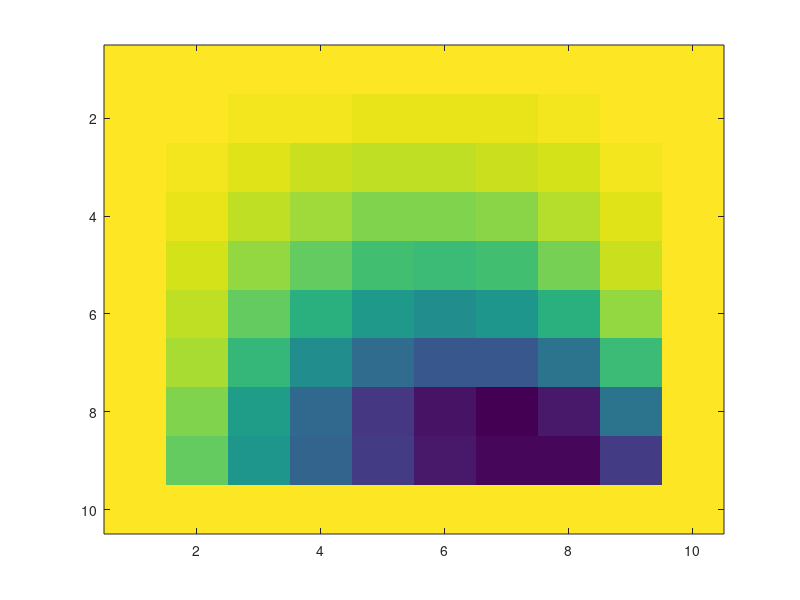

Write MATLAB code to recreate this figure. (Note: this script raises an error after producing the figure.)
clc;
clear;
close all;

Lx = 1;
Ly = 1;

Ny = 10;
Nx = 10;

dx = Lx/(Nx-1);
dy = Ly/(Ny-1);
dx2 = dx^2;
dy2 = dy^2;

U = 1;
Re = 100;
dt = (Re * dx * dy)/(4 * 32);

subpdiags = ones(1, (Ny-2) * (Nx-2) - 1) * (-1/dy2);
subpdiags(Ny-2:Ny-2:end) = 0;

A = diag(ones(1, (Ny-2) * (Nx-2)) * (2/(dx2) + 2/(dy2))) + ... 
    diag(subpdiags, 1) + diag(subpdiags, -1) + ...
    diag(ones(1, (Ny-3) * (Nx-2)) * -1/dy2, Ny-2) + diag(ones(1, (Ny-3) * (Nx-2)) * -1/dy2, -(Ny-2));

A = sparse(A);

v = zeros(Ny, Nx);
s = zeros(Ny, Nx);
% v = [0 0 0 0 0; 0 0 0 0 0; 0 0 0 0 0; 0 -0.0128 -0.0128205 -0.0128205 0; 0 -8 -8 -8 0];
% v_vec = reshape(v, [Nx * Ny, 1]);
% 
% psi = inv(A) * v_vec;
% 
% s = reshape(psi, [Ny, Nx]);
% s0 = s;
% disp(s);

%% Implementing algorithm in MATLAB

for i = 1:100
% Update vorticity boundary conditions

% Top
v(Ny, :) = (s(Ny, :) - s(Ny-1, :)) * (2/dy2) - (2 * U)/dy;

% Bottom
v(1, :) = (s(1, :) - s(2, :)) * (2/dy2);

% Left
v(:, 1) = (s(:, 1) - s(:, 2)) * (2/dx2);

% Right
v(:, Nx) = (s(:, Nx) - s(:, Nx-1)) * (2/dx2);

% Calculate interior vorticity
for i = 2:Nx-1
    for j = 2:Ny-1
        v(j, i) = -(((s(j, i+1) - 2 * s(j, i) + s(j, i-1))/(dx2)) + ((s(j+1, i) - 2 * s(j, i) + s(j-1, i))/(dy2)));
    end
end

% Calculate new vorticity

for i = 2:Nx-1
    for j = 2:Ny-1
        term1 = -1 * (((s(j+1, i) - s(j-1, i))/(2 * dy))*((v(j, i+1) - v(j, i-1))/(2 * dx)));
        term2 = (((s(j, i+1) - s(j, i-1))/(2 * dx))*((v(j+1, i) - v(j-1, i))/(2 * dy)));
        term3 = (1/Re) * (((v(j, i+1) - 2 * v(j, i) + v(j, i-1))/(dx2))+((v(j+1, i) - 2 * v(j, i) + v(j-1, i))/(dy2)));
        
        v(j, i) = v(j, i) + dt * (term1 + term2 + term3);
    end
end

v_vec = reshape(v(2:end-1, 2:end-1), [(Nx-2) * (Ny-2), 1]);
psi_vec = A\v_vec;
s(2:end-1, 2:end-1) = reshape(psi_vec, [Ny-2, Nx-2]);
end

figure;
imagesc(s);
improvePlot;
title("MATLAB Sim Vorticity");

%%
% figure;
% vorticity = csvread('dumpmatrix.csv');
% imagesc(abs(v - vorticity(:, 1:end-2)));
% title('Deltas');
% colorbar;
